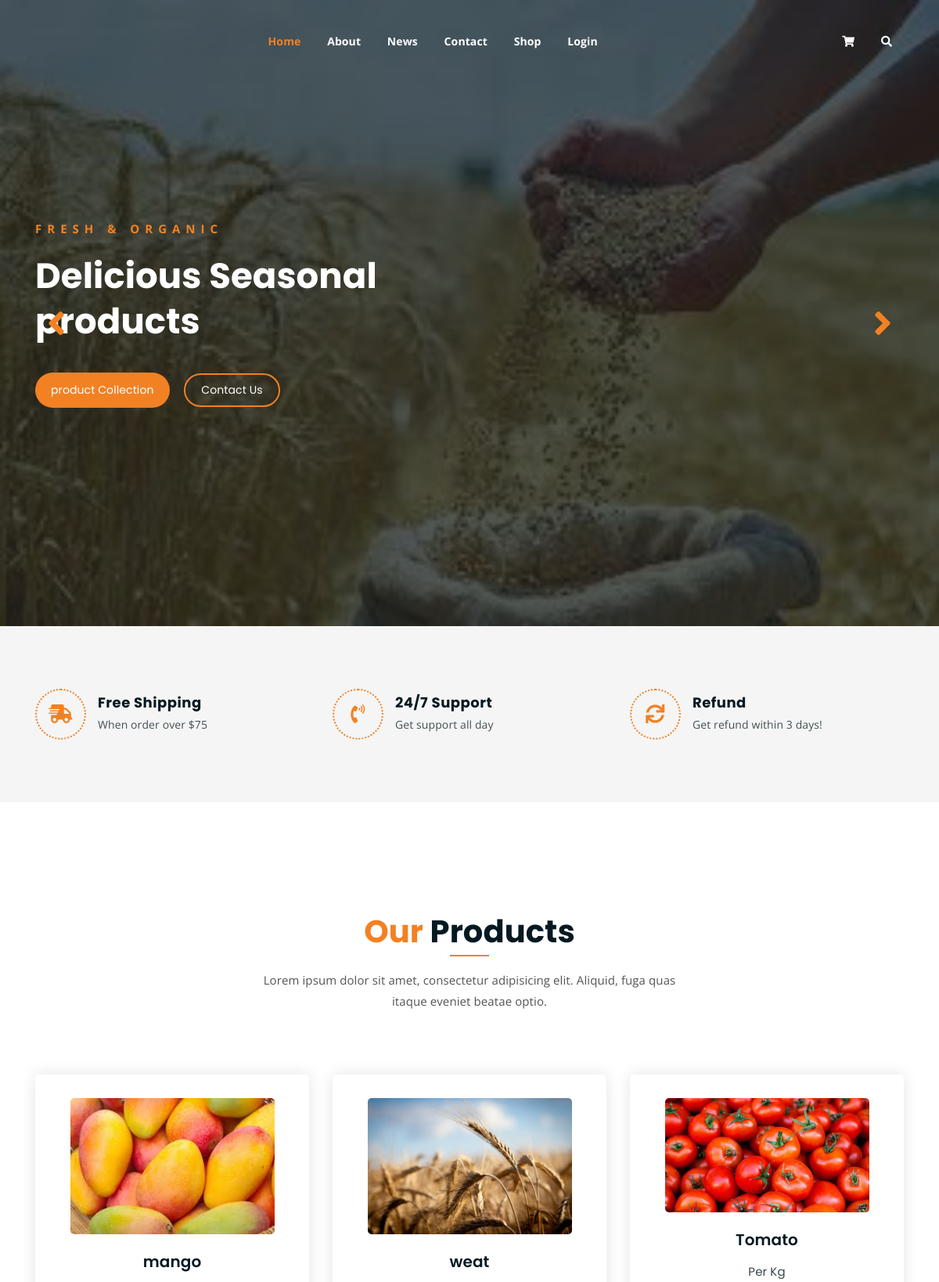
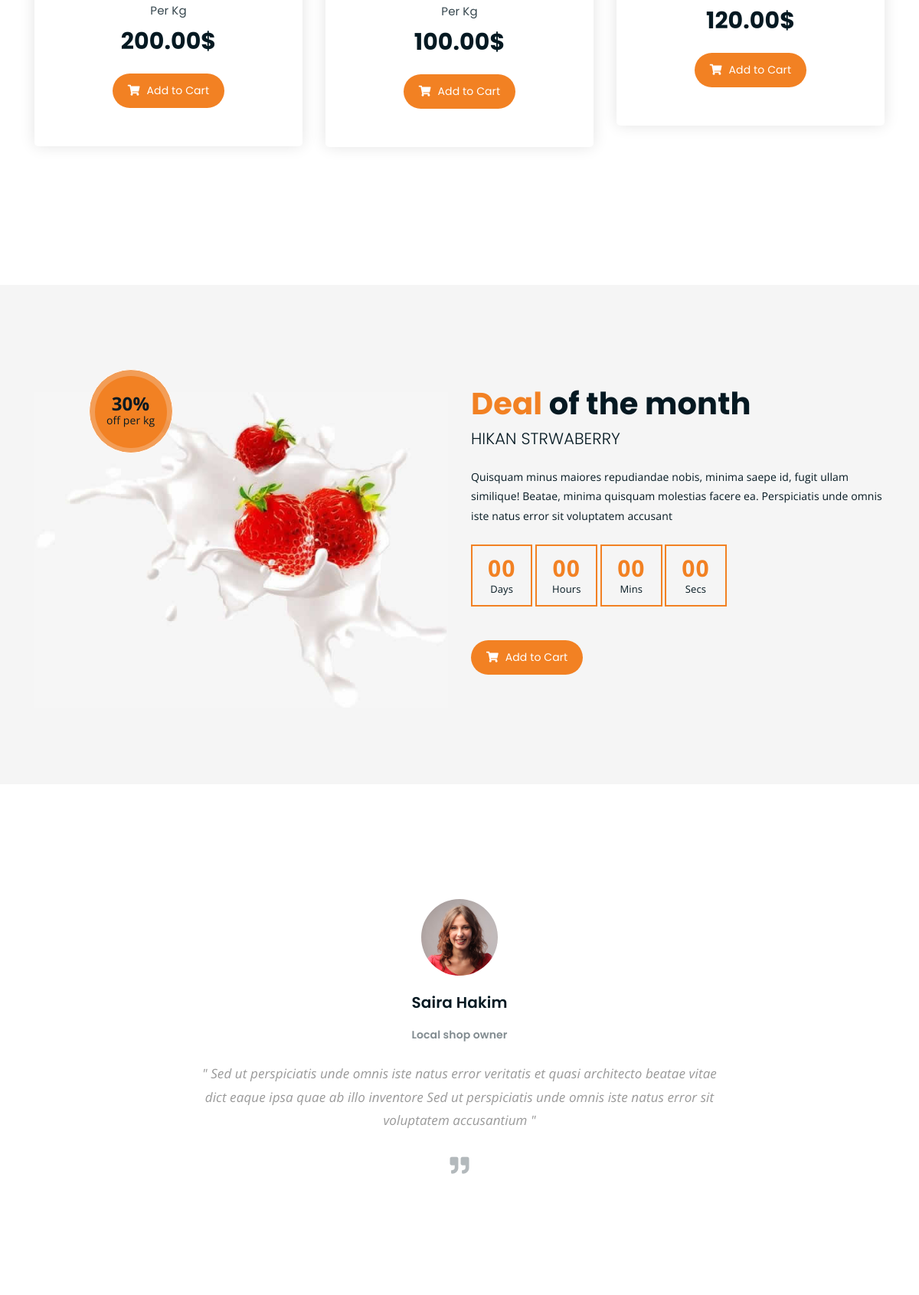
/index-2/ (upper part), run on the app's committed database (2 pictures, top to bottom).
### shop/models.py (models this page shows, shortened)
class Product(models.Model):
    farmer = models.ForeignKey(settings.AUTH_USER_MODEL, on_delete=models.CASCADE, related_name='products', null=True, blank=True)
    name = models.CharField(max_length=100)
    category = models.ForeignKey(Category, on_delete=models.SET_NULL, null=True, related_name='products')
    variety = models.CharField(max_length=120, blank=True, default='')
    market_location = models.CharField(max_length=120, blank=True, default='')
    price = models.DecimalField(max_digits=10, decimal_places=2)
    description = models.TextField()
    stock = models.IntegerField()
    image = models.ImageField(upload_to='products/', blank=True, null=True)
    quality_grade = models.CharField(max_length=1, choices=[('A', 'Grade A'), ('B', 'Grade B'), ('C', 'Grade C')], null=True, blank=True)
    quality_confidence = models.DecimalField(max_digits=5, decimal_places=2, null=True, blank=True)
    price_source = models.ForeignKey(MarketPrice, on_delete=models.SET_NULL, null=True, blank=True, related_name='priced_products')
    priced_at = models.DateTimeField(null=True, blank=True)
    created_at = models.DateTimeField(auto_now_add=True)

### shop/views.py (the view)
# urls.py: path('index-2/', views.index_2, name='index-2'),
def index_2(request):
    products = Product.objects.all()[:8]
    return render(request, 'index_2.html', {'products': products})

### templates/index_2.html (shortened to what this page needs)
{% extends 'base.html' %}
{% load static %}
{% block content %}
	<div class="homepage-slider">
		<div class="single-homepage-slider homepage-bg-1">
			<div class="container">
				<div class="row">
					<div class="col-md-12 col-lg-7 offset-lg-1 offset-xl-0">
						<div class="hero-text">
							<div class="hero-text-tablecell">
								<p class="subtitle">Fresh & Organic</p>
								<h1>Delicious Seasonal products</h1>
								<div class="hero-btns">
									<a href="{% url 'shop' %}" class="boxed-btn">product Collection</a>
									<a href="{% url 'contact' %}" class="bordered-btn">Contact Us</a>
								</div>
							</div>
						</div>
					</div>
				</div>
			</div>
		</div>
	</div>
	<div class="list-section pt-80 pb-80">
		<div class="container">
			<div class="row">
				<div class="col-lg-4 col-md-6 mb-4 mb-lg-0">
					<div class="list-box d-flex align-items-center">
						<div class="list-icon">
							<i class="fas fa-shipping-fast"></i>
						</div>
						<div class="content">
							<h3>Free Shipping</h3>
							<p>When order over $75</p>
						</div>
					</div>
				</div>
				<div class="col-lg-4 col-md-6 mb-4 mb-lg-0">
					<div class="list-box d-flex align-items-center">
						<div class="list-icon">
							<i class="fas fa-phone-volume"></i>
						</div>
						<div class="content">
							<h3>24/7 Support</h3>
							<p>Get support all day</p>
						</div>
					</div>
				</div>
				<div class="col-lg-4 col-md-6">
					<div class="list-box d-flex justify-content-start align-items-center">
						<div class="list-icon">
							<i class="fas fa-sync"></i>
						</div>
						<div class="content">
							<h3>Refund</h3>
							<p>Get refund within 3 days!</p>
						</div>
					</div>
				</div>
			</div>
		</div>
	</div>
	<div class="product-section mt-150 mb-150">
		<div class="container">
			<div class="row">
				<div class="col-lg-8 offset-lg-2 text-center">
					<div class="section-title">
						<h3><span class="orange-text">Our</span> Products</h3>
						<p>Lorem ipsum dolor sit amet, consectetur adipisicing elit. Aliquid, fuga quas itaque eveniet beatae optio.</p>
					</div>
				</div>
			</div>
			<div class="row">
				{% for product in products|slice:":3" %}
				<div class="col-lg-4 col-md-6 text-center">
					<div class="single-product-item">
						<div class="product-image">
							<a href="{% url 'single-product' product.pk %}">
								{% if product.image %}
								<img src="{{ product.image.url }}" alt="">
								{% else %}
								<img src="{% static 'assets/img/products/product-img-1.jpg' %}" alt="">
								{% endif %}
							</a>
						</div>
						<h3>{{ product.name }}</h3>
						<p class="product-price"><span>Per Kg</span> {{ product.price }}$ </p>
						<a href="{% url 'cart' %}" class="cart-btn"><i class="fas fa-shopping-cart"></i> Add to Cart</a>
					</div>
				</div>
				{% endfor %}
			</div>
		</div>
	</div>
	<section class="cart-banner pt-100 pb-100">
    	<div class="container">
        	<div class="row clearfix">
            	<div class="image-column col-lg-6">
                	<div class="image">
                    	<div class="price-box">
                        	<div class="inner-price">
                                <span class="price">
                                    <strong>30%</strong> <br> off per kg
                                </span>
                            </div>
                        </div>
                    	<img src="{% static 'assets/img/a.jpg' %}" alt="">
                    </div>
                </div>
                <div class="content-column col-lg-6">
					<h3><span class="orange-text">Deal</span> of the month</h3>
                    <h4>Hikan Strwaberry</h4>
                    <div class="text">Quisquam minus maiores repudiandae nobis, minima saepe id, fugit ullam similique! Beatae, minima quisquam molestias facere ea. Perspiciatis unde omnis iste natus error sit voluptatem accusant</div>
                    <div class="time-counter"><div class="time-countdown clearfix" data-countdown="2020/2/01"></div></div>
                	<a href="{% url 'cart' %}" class="cart-btn mt-3"><i class="fas fa-shopping-cart"></i> Add to Cart</a>
                </div>
            </div>
        </div>
    </section>
	<div class="testimonail-section mt-150 mb-150">
		<div class="container">
			<div class="row">
				<div class="col-lg-10 offset-lg-1 text-center">
					<div class="testimonial-sliders">
						<div class="single-testimonial-slider">
							<div class="client-avater">
								<img src="{% static 'assets/img/avaters/avatar1.png' %}" alt="">
							</div>
							<div class="client-meta">
								<h3>Saira Hakim <span>Local shop owner</span></h3>
								<p class="testimonial-body">
									" Sed ut perspiciatis unde omnis iste natus error veritatis et  quasi architecto beatae vitae dict eaque ipsa quae ab illo inventore Sed ut perspiciatis unde omnis iste natus error sit voluptatem accusantium "
								</p>
								<div class="last-icon">
									<i class="fas fa-quote-right"></i>
								</div>
							</div>
						</div>
					</div>
				</div>
			</div>
		</div>
	</div>
{% endblock %}

### statics/assets/css/responsive.css (style rules this page uses)
@media only screen and (min-width: 992px) and (max-width: 1200px) { .hero-text h1 { font-size: 45px; } }

### data on the page
Product: image (picture), name "mango", price "200.00"
Product: image (picture), name "weat", price "100.00"
Product: image (picture), name "Tomato", price "120.00"
